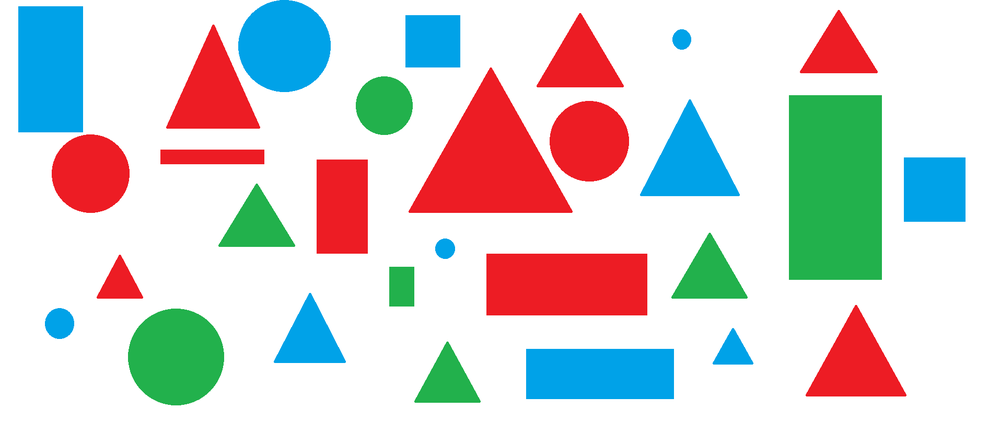
#> input picture Images/imgp2.png, 1000 x 431 px, shrunk from 1914 x 824 before the run, found by its file name
$ python Parcial2.py
#> lines starting #> are read from the running program, lines starting #| are printed output that depends on the picture; after the words box and inside, x2 and y2 are one past the last pixel; in counts of white or black regions, pixels touching at a corner belong together
import cv2;
import numpy as np;


#Funciones para usar abajo:

def pixelarImg(image, pixel_size):
    # Obtengo las dimensiones de la imagen
    height, width = image.shape[:2]

    # Se divide toda la imagen en bloques que tengan el tamaño que determiné
    for y in range(0, height, pixel_size):
        for x in range(0, width, pixel_size):
            # Obtengo el bloque correspondiente al area.
            block = image[y:y + pixel_size, x:x + pixel_size]

            # Se calcula el color promedio del bloque para luego asignarlo
            average_color = block.mean(axis=(0, 1))
            image[y:y + pixel_size, x:x + pixel_size] = average_color

    return image

def pixelarImg_roi(image, pixel_size,roi):

    color = np.copy(image)
    image = pixelarImg(image, pixel_size)
    color[roi[1]:roi[1] + roi[3], roi[0]:roi[0] + roi[2]] = image[roi[1]:roi[1] + roi[3], roi[0]:roi[0] + roi[2]]

    return color


#Primero leo la imagen pasandola a HSV y escala de grises
img = cv2.imread("Images/imgp2.png");
#> img is the input picture: shape (431, 1000, 3); mean B, G, R 210.1, 211.1, 211.5
imgHSV = cv2.cvtColor(img,cv2.COLOR_BGR2HSV);
#> imgHSV: shape (431, 1000, 3); mean H, S, V 39.6, 68.7, 244.2
filtGray = cv2.cvtColor(img, cv2.COLOR_BGR2GRAY);
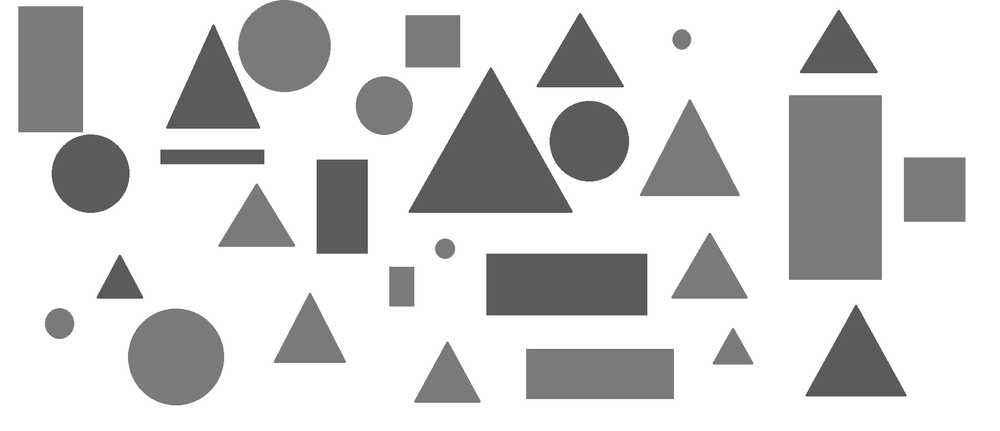
#> filtGray: shape (431, 1000); min 70, max 255, mean 211.1
filtCanny = cv2.Canny(filtGray, 10, 150);
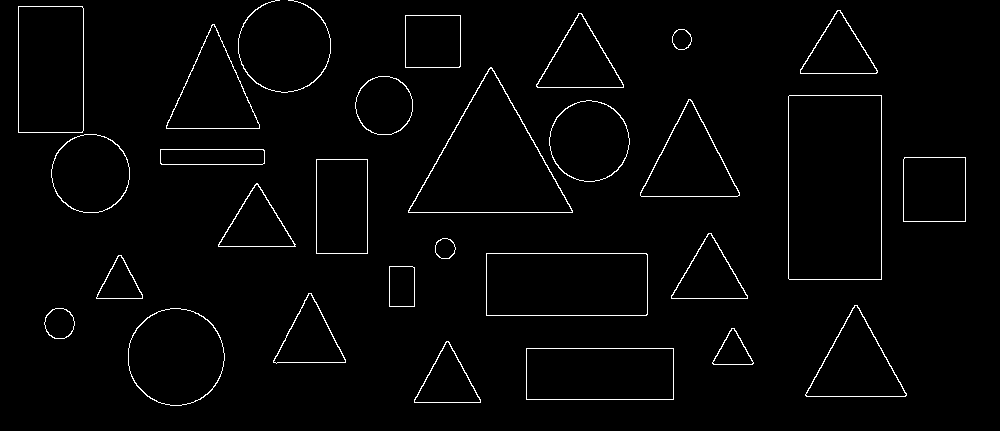
#> filtCanny: shape (431, 1000); 1.9% white in thin lines or dots, all inside (x1, y1, x2, y2) = (18, 0, 966, 406)
filtCanny = cv2.dilate(filtCanny, None, iterations=1);
#> filtCanny: shape (431, 1000); 5.9% white; 28 white regions, largest, box (x1, y1, x2, y2) and area: (17, 5, 131, 214) 2055, (407, 66, 574, 214) 1850, (787, 94, 883, 281) 1660
filtCanny = cv2.erode(filtCanny, None, iterations=1);

imagen = np.copy(img)

#Para detectar el color rojo:
redBajo1 = np.array([0, 100, 20], np.uint8)
redAlto1 = np.array([8, 255, 255], np.uint8)
redBajo2=np.array([175, 100, 20], np.uint8)
redAlto2=np.array([179, 255, 255], np.uint8)
maskRed1 = cv2.inRange(imgHSV, redBajo1, redAlto1)
#> maskRed1: shape (431, 1000); 0% white in thin lines or dots, all inside (x1, y1, x2, y2) = (161, 25, 906, 396)
maskRed2 = cv2.inRange(imgHSV, redBajo2, redAlto2)
#> maskRed2: shape (431, 1000); 12.8% white; 11 white regions, largest, box (x1, y1, x2, y2) and area: (408, 67, 573, 213) 12192, (486, 254, 647, 315) 9817, (166, 24, 260, 129) 5093
maskR = cv2.add(maskRed1, maskRed2)
#> maskR: shape (431, 1000); 12.8% white; 11 white regions, largest, box (x1, y1, x2, y2) and area: (408, 67, 573, 213) 12193, (486, 254, 647, 315) 9821, (166, 24, 260, 129) 5094

#Para detectar el color Verde
LimiteInferior = np.array([34,100,20],np.uint8)
LimiteSuperior = np.array([80,255,255],np.uint8)
maskG = cv2.inRange(imgHSV, LimiteInferior, LimiteSuperior);
#> maskG: shape (431, 1000); 8.2% white; 7 white regions, largest, box (x1, y1, x2, y2) and area: (789, 95, 882, 280) 17205, (128, 309, 224, 405) 7261, (671, 233, 748, 299) 2638

#Para detectar el color azul:

LimiteInferior = np.array([81,100,20],np.uint8)
LimiteSuperior = np.array([125,255,255],np.uint8)
maskB = cv2.inRange(imgHSV, LimiteInferior, LimiteSuperior);
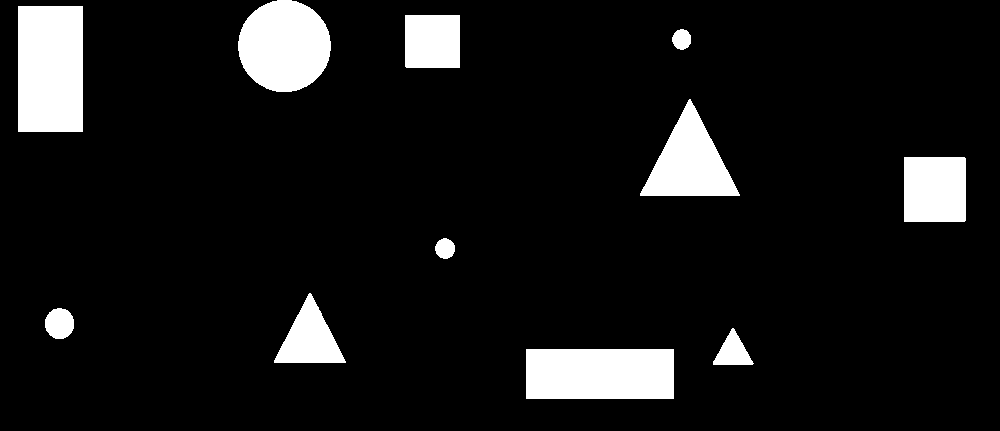
#> maskB: shape (431, 1000); 9.1% white; 11 white regions

#Para separar los contornos segun el color de la imagen:


contornosB,_ = cv2.findContours(maskB, cv2.RETR_EXTERNAL, cv2.CHAIN_APPROX_SIMPLE);
#> contornosB = 11 contours; largest, box (x1, y1, x2, y2) and area: (18, 6, 83, 132) 8000, (526, 349, 674, 399) 7203, (238, 0, 331, 92) 6568, (640, 99, 740, 196) 4850, (904, 157, 966, 222) 3903
contornosG,_ = cv2.findContours(maskG, cv2.RETR_EXTERNAL, cv2.CHAIN_APPROX_SIMPLE);
#> contornosG = 7 contours; box (x1, y1, x2, y2) and area: (789, 95, 882, 280) 16928, (128, 309, 224, 405) 7126, (671, 233, 748, 299) 2534, (356, 76, 413, 135) 2532, (218, 184, 295, 247) 2435, (414, 342, 481, 403) 2037, (389, 267, 414, 306) 912
contornosR,_ = cv2.findContours(maskR, cv2.RETR_EXTERNAL, cv2.CHAIN_APPROX_SIMPLE);
#> contornosR = 11 contours; largest, box (x1, y1, x2, y2) and area: (408, 67, 573, 213) 11966, (486, 254, 647, 315) 9600, (166, 24, 260, 129) 4943, (550, 101, 629, 182) 4916, (317, 159, 368, 254) 4698

#Para contar las figuras rojas:

RTriang = 0;
RCirc = 0;
RRect = 0;

for c in contornosR:
    length = cv2.arcLength(c,True)
    epsilon = 0.01*length
    approx = cv2.approxPolyDP(c,epsilon,True)
    x,y,w,h = cv2.boundingRect(approx)
    if len(approx)==3:
      cv2.putText(img,'Triangulo', (x,y-5),1,1.5,(0,255,0),2)
      RTriang += 1;
    if len(approx)==4:
        cv2.putText(img,'Rectangulo', (x,y-5),1,1.5,(0,255,0),2)
        RRect += 1;
    if len(approx)>10:
      cv2.putText(img,'Circulo', (x,y-5),1,1.5,(0,255,0),2)
      RCirc += 1;
    cv2.drawContours(img, [approx], 0, (0,255,0),2)
    cv2.imshow('image',img)
    cv2.waitKey(0)
#> this loop made 11 passes
#> (length, epsilon, approx, x, y, w, h) on passes 1, 2, 3, 4, 5, 8, 9, 10: (322.8, 3.23, [[855, 305], [806, 395], [906, 395]], 806, 305, 101, 91), (150.2, 1.5, [[119, 255], [97, 298], [142, 298]], 97, 255, 46, 44), (440, 4.4, [[486, 254], [486, 314], [646, 314], [646, 254]], 486, 254, 161, 61), (288.2, 2.88, [[317, 159], [317, 253], [367, 253], [367, 160]], 317, 159, 51, 95), (232, 2.32, [[160, 150], [160, 163], [263, 163], [263, 150]], 160, 150, 104, 14), (520.8, 5.21, [[490, 67], [409, 212], [572, 211]], 409, 67, 164, 146), (338.9, 3.39, [[213, 24], [167, 128], [259, 128]], 167, 24, 93, 105), (268.2, 2.68, [[537, 84], [623, 86], [580, 13]], 537, 13, 87, 74)
#> (length, epsilon, x, y, w, h, RCirc) on passes 6 to 7: (257.3, 2.57, 52, 134, 78, 79, 1), (262.1, 2.62, 550, 101, 79, 81, 2)
#> pass 1, `cv2.imshow('image',img)`:
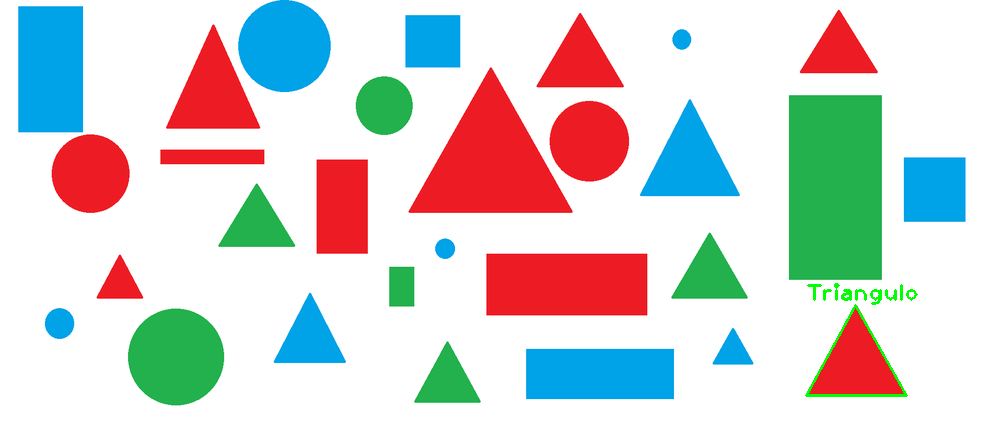
#> window 'image': shape (431, 1000, 3); mean B, G, R 209.6, 211.4, 210.7
#> after the loop:
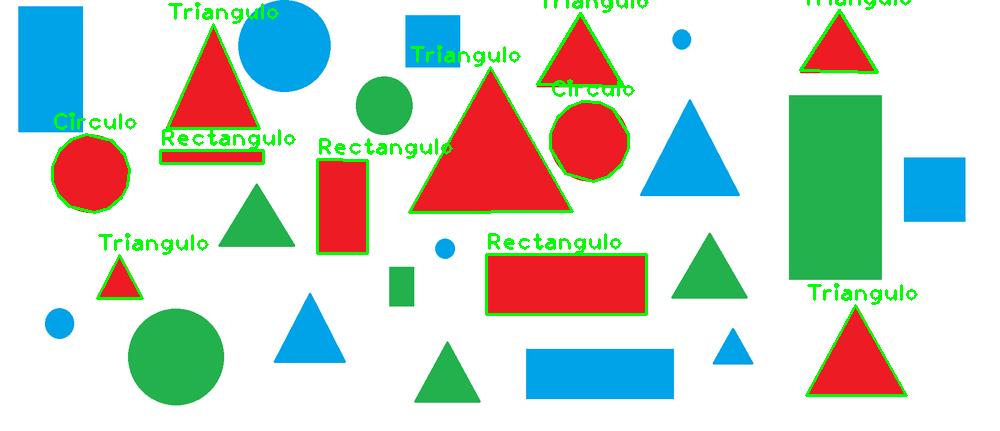
#> img: shape (431, 1000, 3); mean B, G, R 204.5, 215, 202.9
#> after the loop, RCirc = 2; RRect = 3; RTriang = 6

print("El numero de Circulos Rojos es: " + str(RCirc));
#| El numero de Circulos Rojos es: 2
print("El numero de Rectangulos o cuadrados rojos es: " + str(RRect));
#| El numero de Rectangulos o cuadrados rojos es: 3
print ("El numero de Triangulos rojos es: " + str(RTriang));
#| El numero de Triangulos rojos es: 6

#Para pixelar las figuras verdes:

roi = (0,0,0,0);

for c in contornosG:
    length = cv2.arcLength(c,True)
    epsilon = 0.01*length
    approx = cv2.approxPolyDP(c,epsilon,True)
    x,y,w,h = cv2.boundingRect(approx)
    roi = (x,y,w,h);
    copia = np.copy(imagen)
    result = pixelarImg_roi(copia, 8,roi)
    imagen = result;
#> this loop made 7 passes
#> (length, epsilon, approx, x, y, w, h) on passes 1, 3, 4, 5, 6: (213.3, 2.13, [[446, 342], [414, 401], [479, 402]], 414, 342, 66, 61), (124, 1.24, [[389, 267], [389, 305], [413, 305], [413, 267]], 389, 267, 25, 39), (236.9, 2.37, [[710, 233], [672, 298], [747, 297]], 672, 233, 76, 66), (231.5, 2.31, [[218, 245], [294, 246], [257, 184]], 218, 184, 77, 63), (552, 5.52, [[789, 95], [789, 279], [881, 279], [881, 95]], 789, 95, 93, 185)
#> (length, epsilon, x, y, w, h) on passes 2, 7: (315, 3.15, 128, 309, 96, 96), (188.8, 1.89, 356, 76, 57, 59)
#> pass 1, in pixelarImg_roi, `image = pixelarImg(image, pixel_size)`:
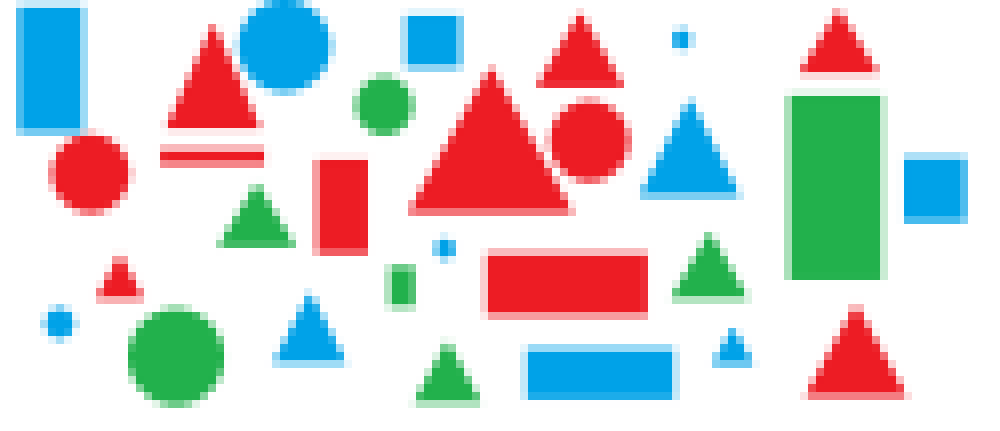
#> image: shape (431, 1000, 3); mean B, G, R 210, 211, 211.4


cv2.imshow('resultado',result)
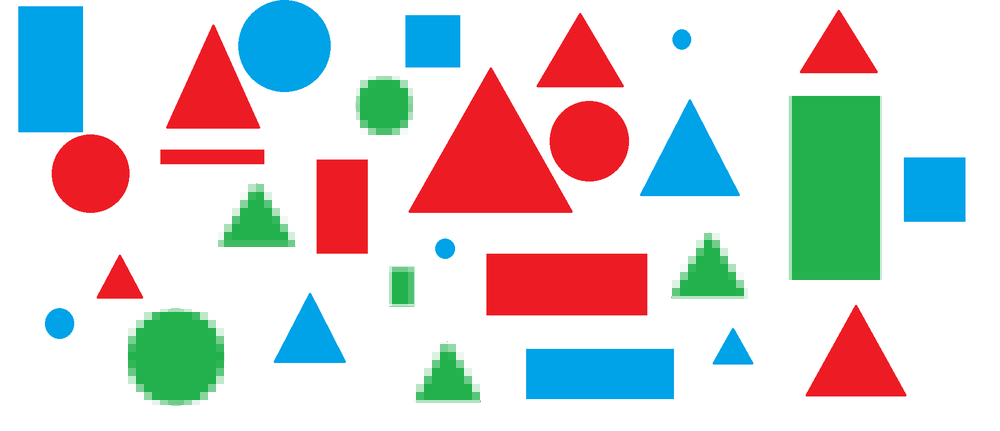
#> window 'resultado': shape (431, 1000, 3); mean B, G, R 210.7, 211.3, 212.2
cv2.waitKey(0)

# Para contar las imagenes azules que superen un determinado umbral de Area:

TotalFigB = 0;

for c in contornosB:
    area = cv2.contourArea(c)
    if area>10000:
        TotalFigB += 1;
#> this loop made 11 passes
#> area on passes 2, 3, 4, 5, 6, 7, 8, 9, 11: 767, 672, 2540, 293.5, 3903, 4850, 280, 2807.5, 6568
#> (c, area) on passes 1, 10: ([[526, 349], [526, 398], [673, 398], [673, 349]], 7203), ([[18, 6], [18, 131], [82, 131], [82, 6]], 8000)
#> after the loop, TotalFigB = 0

print("El numero total de figuras azules con area mayor a 10000px es de: " + str(TotalFigB));
#| El numero total de figuras azules con area mayor a 10000px es de: 0
